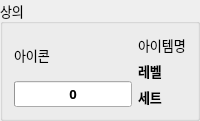
          <widget class="QGroupBox" name="groupTop">
           <property name="maximumSize">
            <size>
             <width>350</width>
             <height>150</height>
            </size>
           </property>
           <property name="font">
            <font>
             <family>나눔스퀘어 네오 Regular</family>
             <pointsize>10</pointsize>
             <bold>false</bold>
            </font>
           </property>
           <property name="title">
            <string>상의</string>
           </property>
           <layout class="QHBoxLayout" name="horizontalLayout_6">
            <item>
             <layout class="QVBoxLayout" name="verticalLayout_10">
              <item>
               <widget class="QLabel" name="lbIconTop">
                <property name="text">
                 <string>아이콘</string>
                </property>
               </widget>
              </item>
              <item>
               <widget class="QProgressBar" name="barQualTop">
                <property name="font">
                 <font>
                  <family>나눔스퀘어 네오 Bold</family>
                  <pointsize>10</pointsize>
                  <bold>true</bold>
                 </font>
                </property>
                <property name="value">
                 <number>0</number>
                </property>
                <property name="alignment">
                 <set>Qt::AlignCenter</set>
                </property>
                <property name="textVisible">
                 <bool>true</bool>
                </property>
                <property name="format">
                 <string>%p</string>
                </property>
               </widget>
              </item>
             </layout>
            </item>
            <item>
             <layout class="QVBoxLayout" name="verticalLayout_11">
              <item>
               <widget class="QLabel" name="lbNameTop">
                <property name="text">
                 <string>아이템명</string>
                </property>
               </widget>
              </item>
              <item>
               <widget class="QLabel" name="lbLevelTop">
                <property name="font">
                 <font>
                  <family>나눔스퀘어 네오 Bold</family>
                  <pointsize>10</pointsize>
                  <bold>true</bold>
                 </font>
                </property>
                <property name="text">
                 <string>레벨</string>
                </property>
               </widget>
              </item>
              <item>
               <widget class="QLabel" name="lbSetTop">
                <property name="font">
                 <font>
                  <family>나눔스퀘어 네오 Bold</family>
                  <pointsize>10</pointsize>
                  <bold>true</bold>
                 </font>
                </property>
                <property name="text">
                 <string>세트</string>
                </property>
               </widget>
              </item>
             </layout>
            </item>
           </layout>
          </widget>
